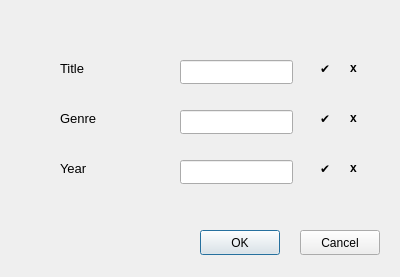
<?xml version="1.0" encoding="UTF-8"?>
<ui version="4.0">
 <class>AddDialog</class>
 <widget class="QDialog" name="AddDialog">
  <property name="geometry">
   <rect>
    <x>0</x>
    <y>0</y>
    <width>400</width>
    <height>277</height>
   </rect>
  </property>
  <property name="windowTitle">
   <string>Add MENU</string>
  </property>
  <property name="windowIcon">
   <iconset resource="qtresource.qrc">
    <normaloff>:/png/icon.png</normaloff>:/png/icon.png</iconset>
  </property>
  <widget class="QPushButton" name="addBtn">
   <property name="geometry">
    <rect>
     <x>200</x>
     <y>230</y>
     <width>80</width>
     <height>25</height>
    </rect>
   </property>
   <property name="text">
    <string>OK</string>
   </property>
  </widget>
  <widget class="QPushButton" name="cancelBtn">
   <property name="geometry">
    <rect>
     <x>300</x>
     <y>230</y>
     <width>80</width>
     <height>25</height>
    </rect>
   </property>
   <property name="text">
    <string>Cancel</string>
   </property>
  </widget>
  <widget class="QLabel" name="label">
   <property name="geometry">
    <rect>
     <x>60</x>
     <y>60</y>
     <width>55</width>
     <height>16</height>
    </rect>
   </property>
   <property name="font">
    <font>
     <pointsize>10</pointsize>
    </font>
   </property>
   <property name="text">
    <string>Title</string>
   </property>
  </widget>
  <widget class="QLabel" name="label_2">
   <property name="geometry">
    <rect>
     <x>60</x>
     <y>110</y>
     <width>55</width>
     <height>16</height>
    </rect>
   </property>
   <property name="font">
    <font>
     <pointsize>10</pointsize>
    </font>
   </property>
   <property name="text">
    <string>Genre</string>
   </property>
  </widget>
  <widget class="QLabel" name="label_3">
   <property name="geometry">
    <rect>
     <x>60</x>
     <y>160</y>
     <width>55</width>
     <height>16</height>
    </rect>
   </property>
   <property name="font">
    <font>
     <pointsize>10</pointsize>
    </font>
   </property>
   <property name="text">
    <string>Year</string>
   </property>
  </widget>
  <widget class="QLineEdit" name="titleEdit">
   <property name="geometry">
    <rect>
     <x>180</x>
     <y>60</y>
     <width>113</width>
     <height>24</height>
    </rect>
   </property>
   <property name="font">
    <font>
     <pointsize>9</pointsize>
    </font>
   </property>
  </widget>
  <widget class="QLineEdit" name="yearEdit">
   <property name="geometry">
    <rect>
     <x>180</x>
     <y>160</y>
     <width>113</width>
     <height>24</height>
    </rect>
   </property>
   <property name="font">
    <font>
     <pointsize>9</pointsize>
    </font>
   </property>
  </widget>
  <widget class="QLineEdit" name="genreEdit">
   <property name="geometry">
    <rect>
     <x>180</x>
     <y>110</y>
     <width>113</width>
     <height>24</height>
    </rect>
   </property>
   <property name="font">
    <font>
     <pointsize>9</pointsize>
    </font>
   </property>
  </widget>
  <widget class="QLabel" name="label_4">
   <property name="geometry">
    <rect>
     <x>320</x>
     <y>60</y>
     <width>21</width>
     <height>16</height>
    </rect>
   </property>
   <property name="visible">
    <bool>false</bool>
   </property>
   <property name="text">
    <string>✔</string>
   </property>
  </widget>
  <widget class="QLabel" name="label_5">
   <property name="geometry">
    <rect>
     <x>320</x>
     <y>110</y>
     <width>21</width>
     <height>16</height>
    </rect>
   </property>
   <property name="visible">
    <bool>false</bool>
   </property>
   <property name="text">
    <string>✔</string>
   </property>
  </widget>
  <widget class="QLabel" name="label_6">
   <property name="geometry">
    <rect>
     <x>320</x>
     <y>160</y>
     <width>21</width>
     <height>16</height>
    </rect>
   </property>
   <property name="visible">
    <bool>false</bool>
   </property>
   <property name="text">
    <string>✔</string>
   </property>
  </widget>
  <widget class="QLabel" name="label_7">
   <property name="geometry">
    <rect>
     <x>350</x>
     <y>60</y>
     <width>21</width>
     <height>16</height>
    </rect>
   </property>
   <property name="font">
    <font>
     <pointsize>9</pointsize>
     <weight>75</weight>
     <bold>true</bold>
    </font>
   </property>
   <property name="visible">
    <bool>false</bool>
   </property>
   <property name="text">
    <string>x</string>
   </property>
  </widget>
  <widget class="QLabel" name="label_8">
   <property name="geometry">
    <rect>
     <x>350</x>
     <y>110</y>
     <width>21</width>
     <height>16</height>
    </rect>
   </property>
   <property name="font">
    <font>
     <pointsize>9</pointsize>
     <weight>75</weight>
     <bold>true</bold>
    </font>
   </property>
   <property name="visible">
    <bool>false</bool>
   </property>
   <property name="text">
    <string>x</string>
   </property>
  </widget>
  <widget class="QLabel" name="label_9">
   <property name="geometry">
    <rect>
     <x>350</x>
     <y>160</y>
     <width>21</width>
     <height>16</height>
    </rect>
   </property>
   <property name="font">
    <font>
     <pointsize>9</pointsize>
     <weight>75</weight>
     <bold>true</bold>
    </font>
   </property>
   <property name="visible">
    <bool>false</bool>
   </property>
   <property name="text">
    <string>x</string>
   </property>
  </widget>
 </widget>
 <resources>
  <include location="qtresource.qrc"/>
 </resources>
 <connections/>
</ui>
